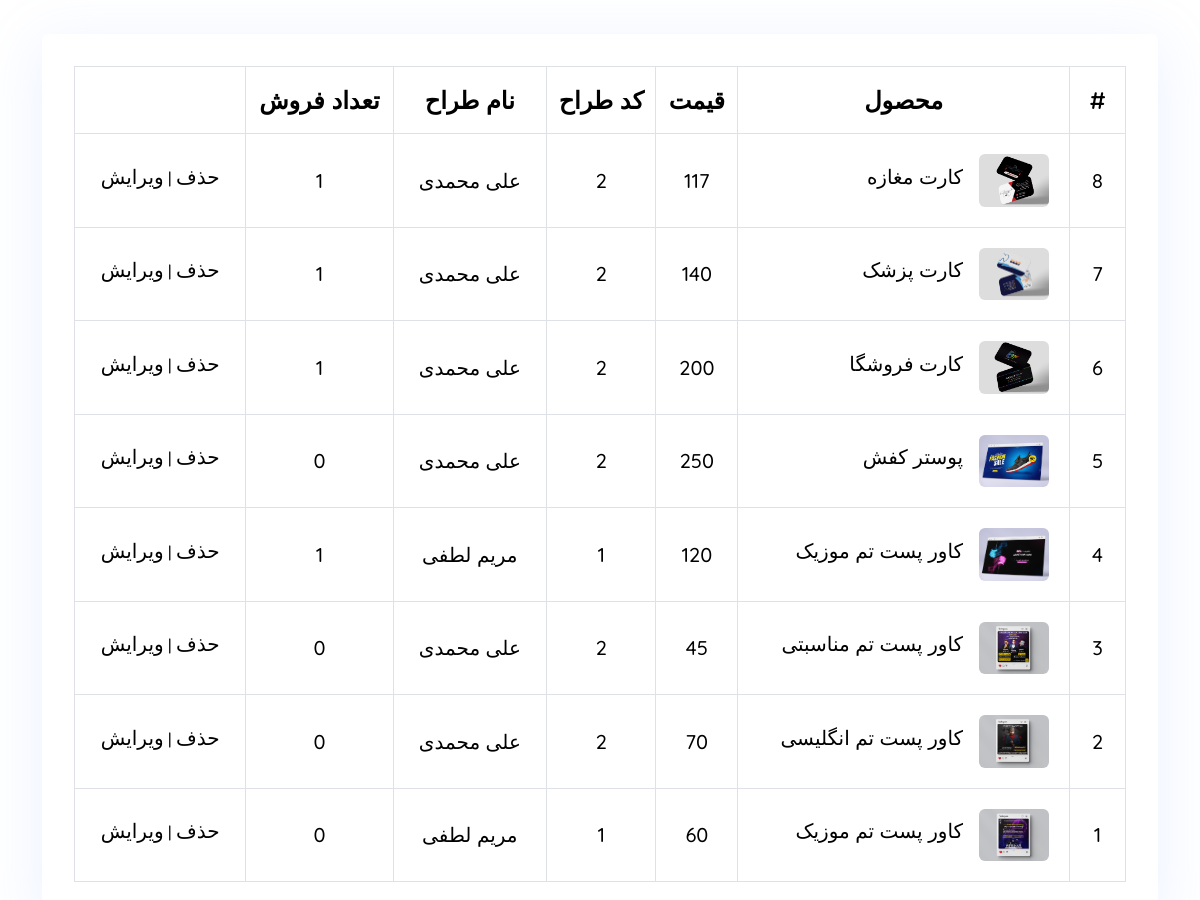
/manage-product.php (signed in, middle part), run on an earlier commit of the app's database.
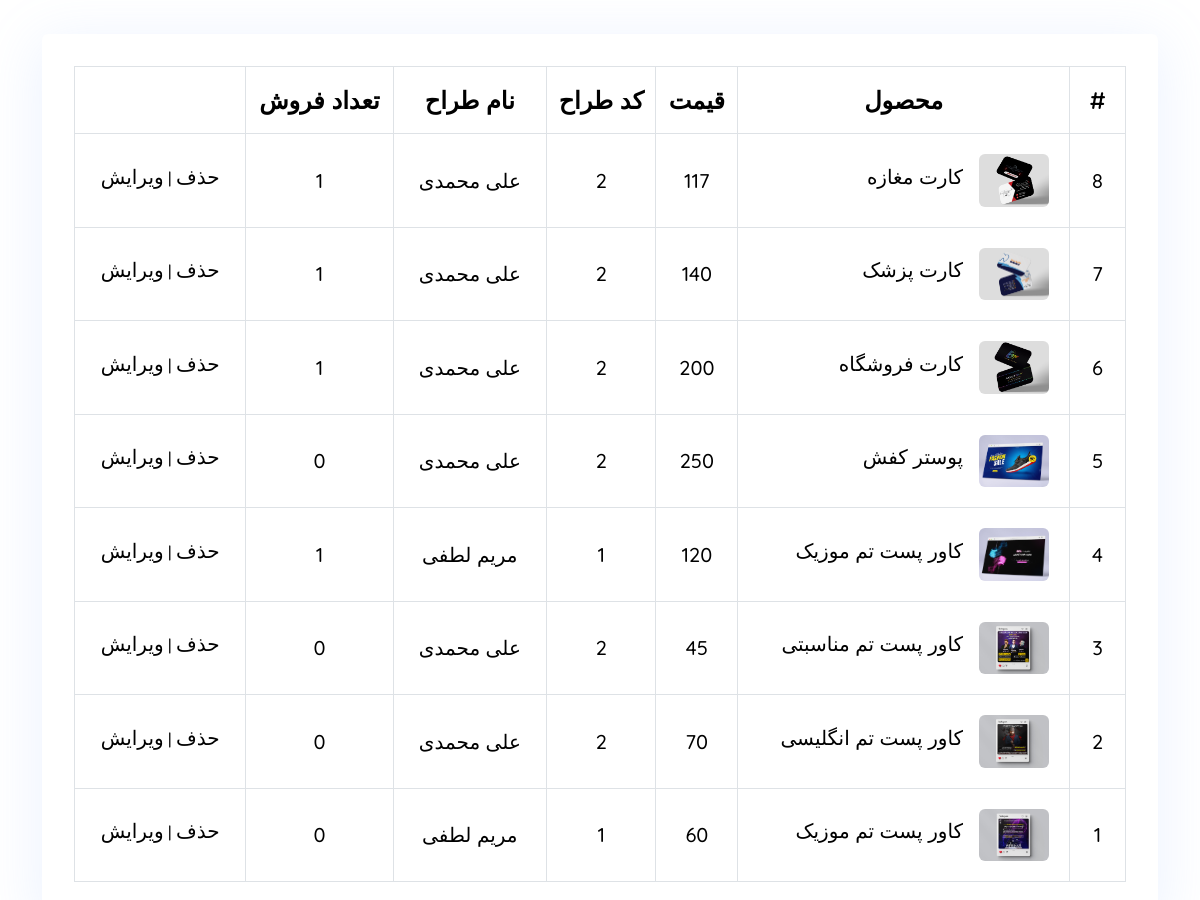
And on a later commit of the database.
### tables this page shows
CREATE TABLE `products` (
  `productid` int(11) NOT NULL,
  `userid` int(11) NOT NULL,
  `name` varchar(120) NOT NULL,
  `description` text NOT NULL,
  `link` text NOT NULL,
  `image` varchar(120) NOT NULL,
  `price` int(11) NOT NULL
);

CREATE TABLE `users` (
  `userid` int(11) NOT NULL,
  `username` varchar(20) NOT NULL,
  `name` varchar(120) NOT NULL,
  `email` varchar(120) NOT NULL,
  `password` varchar(30) NOT NULL,
  `type` tinyint(4) NOT NULL
);

### manage-product.php (the view, shortened to what the changed rows need)
<?php
include('inc/header.php');
?>
<?php
$link = mysqli_connect("localhost", "root", "", "layebazdb");
mysqli_query($link, "set names utf8");
?>
<div class="page-content">
    <section>
        <div class="container">
            <div class="row">
                <div class="col">
                    <div class="table-responsive border-bottom-0 p-5 shadow rounded">
                        <table class="cart-table table text-center mb-0 table-bordered">
                            <thead>
                                <tr>
                                    <th class="h5 mb-0 py-3 font-w-6" scope="col">#</th>
                                    <th class="h5 mb-0 py-3 font-w-6" scope="col">محصول</th>
                                    <th class="h5 mb-0 py-3 font-w-6" scope="col">قیمت</th>
                                    <?php
                                    if ($_SESSION["user_type"] == "admin") {
                                    ?>
                                    <th class="h5 mb-0 py-3 font-w-6" scope="col">کد طراح</th>
                                    <th class="h5 mb-0 py-3 font-w-6" scope="col">نام طراح</th>
                                    <?php } ?>
                                    <th class="h5 mb-0 py-3 font-w-6" scope="col">تعداد فروش</th>
                                    <th class="h5 mb-0 py-3 font-w-6" scope="col"></th>
                                </tr>
                            </thead>
                            <tbody class="border-top-0">
                                <?php
                                if ($_SESSION["user_type"] == "admin") {
                                    $query = "SELECT * FROM products ORDER BY productid DESC";
                                } else {
                                    $query = "SELECT * FROM products WHERE userid='{$_SESSION['userid']}' ORDER BY productid DESC ";
                                }
                                $result = mysqli_query($link, $query);
                                while ($row = mysqli_fetch_array($result)) {
                                ?>
                                <tr>
                                    <td>
                                        <h6 class="mb-0"><?= $row['productid'] ?></h6>
                                    </td>
                                    <td>
                                        <div class="d-md-flex align-items-center">
                                            <a href="#">
                                                <img class="img-fluid rounded me-lg-3 mb-2 mb-lg-0"
                                                    src="assets/images/product/<?= $row['image'] ?>" alt="image"
                                                    width="70" height="50">
                                            </a>
                                            <div class="text-start">
                                                <a href="product-single.html" class="product-name link-title h6">
                                                    <?= $row['name'] ?>
                                                </a>
                                            </div>
                                        </div>
                                    </td>
                                    <td>
                                        <h6 class="mb-0"><?= $row['price'] ?></h6>
                                    </td>
                                    <?php
                                        if ($_SESSION["user_type"] == "admin") {
                                            $query_user = "SELECT * FROM users WHERE userid='{$row['userid']}'";
                                            $result_user = mysqli_query($link, $query_user);
                                            $row_user = mysqli_fetch_array($result_user);
                                        ?>
                                    <td>
                                        <h6 class="mb-0"><?= $row['userid'] ?></h6>
                                    </td>
                                    <td>
                                        <h6 class="mb-0"> <?= $row_user['name'] ?></h6>
                                    </td>
                                    <?php } ?>
                                    <?php
                                        $query_sell = "SELECT COUNT(*) FROM sells WHERE productid='{$row['productid']}'";
                                        $result_sell = mysqli_query($link, $query_sell);
                                        $row_sell = mysqli_fetch_array($result_sell);
                                        ?>
                                    <td>
                                        <h6 class="mb-0"> <?= $row_sell['COUNT(*)'] ?></h6>
                                    </td>
                                    <td>
                                        <a href="action-manage-product.php?id=<?= $row['productid'] ?>&action=DELETE"
                                            class="link-title h6">حذف
                                        </a>
                                        |
                                        <a href="manage-product.php?id=<?= $row['productid'] ?>&action=EDIT"
                                            class="link-title h6">ویرایش
                                        </a>
                                    </td>
                                </tr>
                                <?php } ?>
                            </tbody>
                        </table>
                    </div>
                </div>
            </div>
        </div>
    </section>
</div>
<?php
include('inc/footer.php')
?>

What changed in the data, as far as the page shows it:
changed products id 6: name "کارت فروشگا" → "کارت فروشگاه"
